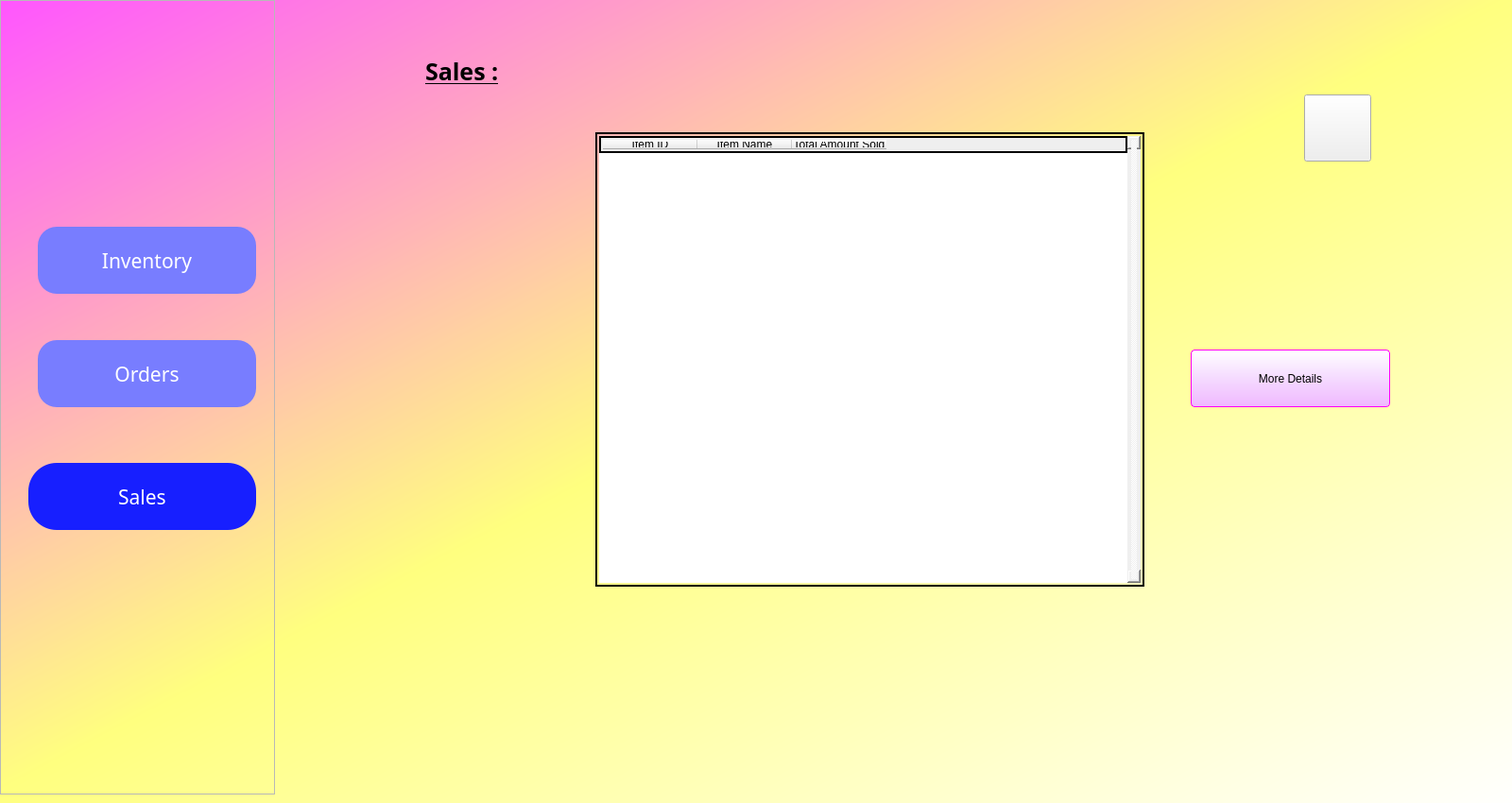
<?xml version="1.0" encoding="UTF-8"?>
<ui version="4.0">
 <class>mainPage3</class>
 <widget class="QDialog" name="mainPage3">
  <property name="windowModality">
   <enum>Qt::ApplicationModal</enum>
  </property>
  <property name="geometry">
   <rect>
    <x>0</x>
    <y>0</y>
    <width>1600</width>
    <height>850</height>
   </rect>
  </property>
  <property name="sizePolicy">
   <sizepolicy hsizetype="Fixed" vsizetype="Fixed">
    <horstretch>0</horstretch>
    <verstretch>0</verstretch>
   </sizepolicy>
  </property>
  <property name="minimumSize">
   <size>
    <width>1350</width>
    <height>700</height>
   </size>
  </property>
  <property name="windowTitle">
   <string>Dialog</string>
  </property>
  <property name="styleSheet">
   <string notr="true">QDialog#mainPage3{
background-color:qlineargradient(spread:pad, x1:0, y1:0, x2:1, y2:1, stop:0 rgba(255, 85, 255, 255), stop:0.492537 rgba(255, 255, 127, 255), stop:1 rgba(255, 255, 255, 255));}</string>
  </property>
  <widget class="QFrame" name="frame">
   <property name="enabled">
    <bool>true</bool>
   </property>
   <property name="geometry">
    <rect>
     <x>0</x>
     <y>0</y>
     <width>291</width>
     <height>841</height>
    </rect>
   </property>
   <property name="styleSheet">
    <string notr="true"/>
   </property>
   <property name="frameShape">
    <enum>QFrame::StyledPanel</enum>
   </property>
   <property name="frameShadow">
    <enum>QFrame::Raised</enum>
   </property>
   <widget class="QPushButton" name="invBtn">
    <property name="enabled">
     <bool>true</bool>
    </property>
    <property name="geometry">
     <rect>
      <x>40</x>
      <y>240</y>
      <width>231</width>
      <height>71</height>
     </rect>
    </property>
    <property name="font">
     <font>
      <family>Bauhaus 93</family>
      <pointsize>16</pointsize>
     </font>
    </property>
    <property name="styleSheet">
     <string notr="true">QPushButton{
color:#ffffff;
background-color:#787dff;
border-radius:20px;}

QPushButton::hover{
border:3px solid black;
}
</string>
    </property>
    <property name="text">
     <string>Inventory</string>
    </property>
   </widget>
   <widget class="QPushButton" name="orderBtn">
    <property name="enabled">
     <bool>true</bool>
    </property>
    <property name="geometry">
     <rect>
      <x>40</x>
      <y>360</y>
      <width>231</width>
      <height>71</height>
     </rect>
    </property>
    <property name="font">
     <font>
      <family>Bauhaus 93</family>
      <pointsize>16</pointsize>
     </font>
    </property>
    <property name="styleSheet">
     <string notr="true">QPushButton{
color:#ffffff;
background-color:#787dff;
border-radius:20px;}

QPushButton::hover{
border:3px solid black;
}
</string>
    </property>
    <property name="text">
     <string>Orders</string>
    </property>
   </widget>
   <widget class="QPushButton" name="salesBtn">
    <property name="enabled">
     <bool>true</bool>
    </property>
    <property name="geometry">
     <rect>
      <x>30</x>
      <y>490</y>
      <width>241</width>
      <height>71</height>
     </rect>
    </property>
    <property name="font">
     <font>
      <family>Bauhaus 93</family>
      <pointsize>16</pointsize>
     </font>
    </property>
    <property name="styleSheet">
     <string notr="true">QPushButton{
color:#ffffff;
background-color:#787dff;
border-radius:20px;}

QPushButton::hover{
border:3px solid black;
}
QPushButton::enabled{
background-color:#171fff;
border-radius:30px;
}</string>
    </property>
    <property name="text">
     <string>Sales</string>
    </property>
   </widget>
  </widget>
  <widget class="QWidget" name="invFrm" native="true">
   <property name="enabled">
    <bool>true</bool>
   </property>
   <property name="geometry">
    <rect>
     <x>290</x>
     <y>0</y>
     <width>1281</width>
     <height>841</height>
    </rect>
   </property>
   <property name="styleSheet">
    <string notr="true"/>
   </property>
   <widget class="QStackedWidget" name="stackedWidget">
    <property name="geometry">
     <rect>
      <x>150</x>
      <y>40</y>
      <width>1101</width>
      <height>761</height>
     </rect>
    </property>
    <property name="currentIndex">
     <number>0</number>
    </property>
    <widget class="QWidget" name="page">
     <widget class="QTableWidget" name="tableWidget">
      <property name="geometry">
       <rect>
        <x>190</x>
        <y>100</y>
        <width>581</width>
        <height>481</height>
       </rect>
      </property>
      <property name="styleSheet">
       <string notr="true">border-style:solid;
border-width:2px;
padding:2px;</string>
      </property>
      <property name="frameShape">
       <enum>QFrame::Box</enum>
      </property>
      <property name="frameShadow">
       <enum>QFrame::Plain</enum>
      </property>
      <property name="lineWidth">
       <number>25</number>
      </property>
      <property name="midLineWidth">
       <number>14</number>
      </property>
      <property name="verticalScrollBarPolicy">
       <enum>Qt::ScrollBarAlwaysOn</enum>
      </property>
      <property name="alternatingRowColors">
       <bool>true</bool>
      </property>
      <property name="gridStyle">
       <enum>Qt::SolidLine</enum>
      </property>
      <property name="sortingEnabled">
       <bool>true</bool>
      </property>
      <attribute name="verticalHeaderVisible">
       <bool>false</bool>
      </attribute>
      <column>
       <property name="text">
        <string>Item ID</string>
       </property>
       <property name="textAlignment">
        <set>AlignCenter</set>
       </property>
      </column>
      <column>
       <property name="text">
        <string>Item Name</string>
       </property>
      </column>
      <column>
       <property name="text">
        <string>Total Amount Sold</string>
       </property>
      </column>
     </widget>
     <widget class="QPushButton" name="pushButton">
      <property name="geometry">
       <rect>
        <x>820</x>
        <y>330</y>
        <width>211</width>
        <height>61</height>
       </rect>
      </property>
      <property name="styleSheet">
       <string notr="true">QPushButton{background-color:qlineargradient(spread:pad, x1:0.527, y1:1, x2:0.522388, y2:0, stop:0 rgba(239, 184, 255, 255), stop:0.512438 rgba(245, 219, 255, 255), stop:1 rgba(255, 255, 255, 255));
border-style:solid;
border-color:rgb(255, 0, 255);
padding:5px;
border-width:1px;
border-radius:4px;
}
QPushButton::pressed{
background-color:rgb(206, 206, 206);
}</string>
      </property>
      <property name="text">
       <string>More Details</string>
      </property>
     </widget>
     <widget class="QLabel" name="label">
      <property name="geometry">
       <rect>
        <x>340</x>
        <y>620</y>
        <width>271</width>
        <height>31</height>
       </rect>
      </property>
      <property name="font">
       <font>
        <pointsize>10</pointsize>
        <weight>75</weight>
        <bold>true</bold>
       </font>
      </property>
      <property name="styleSheet">
       <string notr="true">color:red;</string>
      </property>
      <property name="text">
       <string/>
      </property>
      <property name="alignment">
       <set>Qt::AlignCenter</set>
      </property>
     </widget>
     <widget class="QLabel" name="label_2">
      <property name="geometry">
       <rect>
        <x>10</x>
        <y>10</y>
        <width>231</width>
        <height>51</height>
       </rect>
      </property>
      <property name="font">
       <font>
        <family>PMingLiU-ExtB</family>
        <pointsize>19</pointsize>
        <weight>75</weight>
        <bold>true</bold>
        <underline>true</underline>
       </font>
      </property>
      <property name="text">
       <string>Sales :</string>
      </property>
     </widget>
     <widget class="QPushButton" name="pushButton_5">
      <property name="geometry">
       <rect>
        <x>940</x>
        <y>60</y>
        <width>71</width>
        <height>71</height>
       </rect>
      </property>
      <property name="text">
       <string/>
      </property>
      <property name="icon">
       <iconset resource="../test.qrc">
        <normaloff>:/newPrefix/ref_icon.png</normaloff>:/newPrefix/ref_icon.png</iconset>
      </property>
      <property name="iconSize">
       <size>
        <width>55</width>
        <height>55</height>
       </size>
      </property>
     </widget>
    </widget>
    <widget class="QWidget" name="page_2">
     <widget class="QLabel" name="nmlbl">
      <property name="geometry">
       <rect>
        <x>570</x>
        <y>180</y>
        <width>281</width>
        <height>20</height>
       </rect>
      </property>
      <property name="text">
       <string>Item Name:</string>
      </property>
     </widget>
     <widget class="QLabel" name="idlbl">
      <property name="geometry">
       <rect>
        <x>340</x>
        <y>180</y>
        <width>121</width>
        <height>16</height>
       </rect>
      </property>
      <property name="text">
       <string>Item ID:</string>
      </property>
     </widget>
     <widget class="QLabel" name="label_4">
      <property name="geometry">
       <rect>
        <x>420</x>
        <y>120</y>
        <width>55</width>
        <height>16</height>
       </rect>
      </property>
      <property name="text">
       <string/>
      </property>
     </widget>
     <widget class="QLabel" name="label_5">
      <property name="geometry">
       <rect>
        <x>680</x>
        <y>120</y>
        <width>55</width>
        <height>16</height>
       </rect>
      </property>
      <property name="text">
       <string/>
      </property>
     </widget>
     <widget class="QTableWidget" name="tableWidget_2">
      <property name="geometry">
       <rect>
        <x>270</x>
        <y>220</y>
        <width>651</width>
        <height>281</height>
       </rect>
      </property>
      <property name="styleSheet">
       <string notr="true">border-style:solid;
border-width:2px;
padding:2px;</string>
      </property>
      <attribute name="verticalHeaderVisible">
       <bool>false</bool>
      </attribute>
      <column>
       <property name="text">
        <string>Order ID</string>
       </property>
      </column>
      <column>
       <property name="text">
        <string>Customer</string>
       </property>
      </column>
      <column>
       <property name="text">
        <string>Order Date</string>
       </property>
      </column>
      <column>
       <property name="text">
        <string>Quantity</string>
       </property>
      </column>
      <column>
       <property name="text">
        <string>Amount</string>
       </property>
      </column>
     </widget>
     <widget class="QLabel" name="amtlbl">
      <property name="geometry">
       <rect>
        <x>634</x>
        <y>520</y>
        <width>221</width>
        <height>20</height>
       </rect>
      </property>
      <property name="text">
       <string>Total Amount Sold:</string>
      </property>
     </widget>
     <widget class="QLabel" name="label_7">
      <property name="geometry">
       <rect>
        <x>780</x>
        <y>620</y>
        <width>55</width>
        <height>16</height>
       </rect>
      </property>
      <property name="text">
       <string/>
      </property>
     </widget>
     <widget class="QPushButton" name="pushButton_4">
      <property name="geometry">
       <rect>
        <x>60</x>
        <y>640</y>
        <width>71</width>
        <height>71</height>
       </rect>
      </property>
      <property name="text">
       <string/>
      </property>
      <property name="icon">
       <iconset resource="../test.qrc">
        <normaloff>:/newPrefix/backbtn.png</normaloff>:/newPrefix/backbtn.png</iconset>
      </property>
      <property name="iconSize">
       <size>
        <width>55</width>
        <height>55</height>
       </size>
      </property>
     </widget>
     <widget class="QLabel" name="label_8">
      <property name="geometry">
       <rect>
        <x>770</x>
        <y>520</y>
        <width>55</width>
        <height>20</height>
       </rect>
      </property>
      <property name="text">
       <string/>
      </property>
     </widget>
     <widget class="QLabel" name="label_3">
      <property name="geometry">
       <rect>
        <x>10</x>
        <y>10</y>
        <width>231</width>
        <height>51</height>
       </rect>
      </property>
      <property name="font">
       <font>
        <family>PMingLiU-ExtB</family>
        <pointsize>19</pointsize>
        <weight>75</weight>
        <bold>true</bold>
        <underline>true</underline>
       </font>
      </property>
      <property name="text">
       <string>More Details :</string>
      </property>
     </widget>
    </widget>
   </widget>
  </widget>
 </widget>
 <resources>
  <include location="../test.qrc"/>
 </resources>
 <connections/>
</ui>
